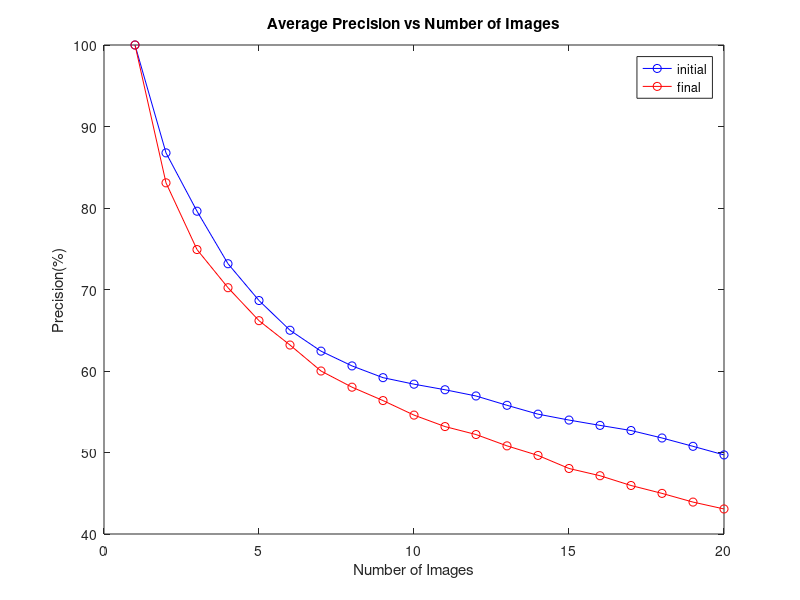
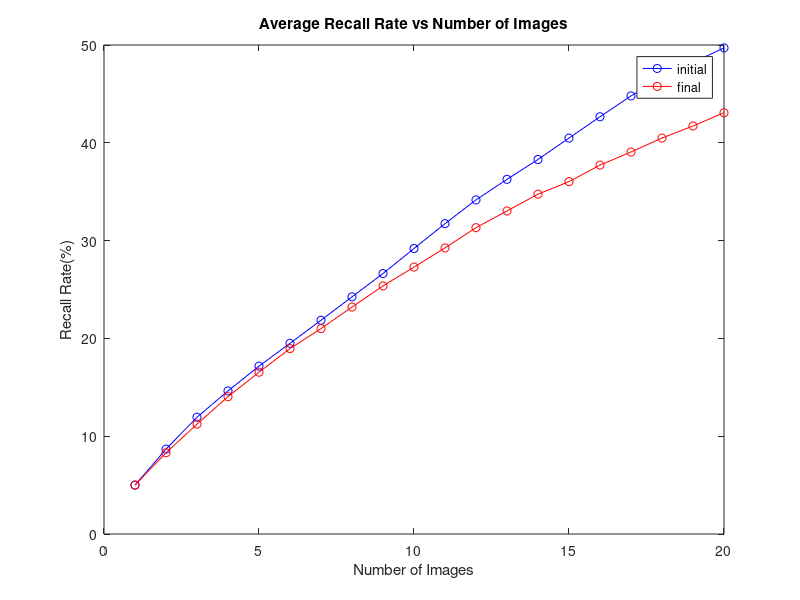
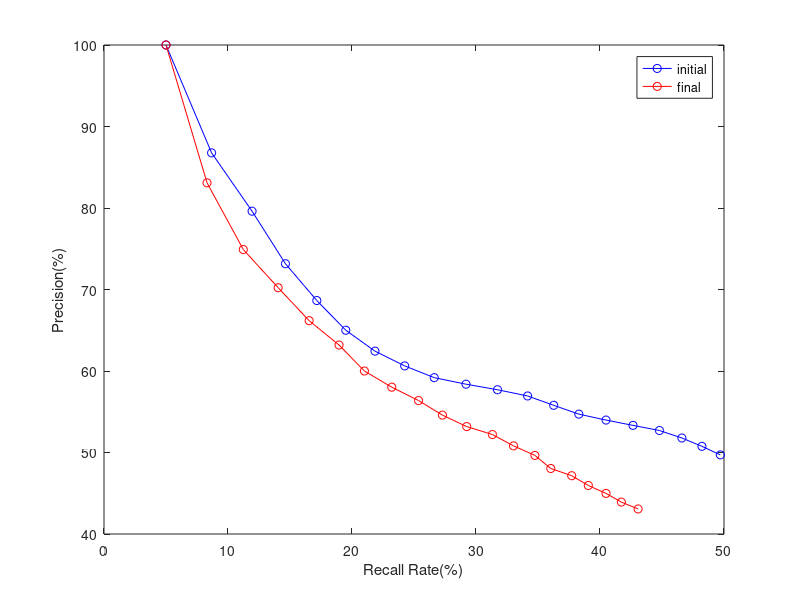

The MATLAB script that drew these images, in order:
close all; clear; clc;
tic

working_path = 'D:\Documents\MATLAB\DI&VP\Assignment';
cd(working_path);
addpath(pwd);

load('old_database_cbir.mat','database');
databaseOld = database;
load('new2_database_cbir.mat','database');
databaseNew = database;


total_prec_old = zeros(340,20);
total_rec_old = zeros(340,20);
total_prec_new = zeros(340,20);
total_rec_new = zeros(340,20);

for z = 1:340
    total_prec_old(z,:) = databaseOld(z).precision;
    total_rec_old(z,:) = databaseOld(z).recall_rate; 
    
    total_prec_new(z,:) = databaseNew(z).precision;
    total_rec_new(z,:) = databaseNew(z).recall_rate;
end


total_prec_old = total_prec_old*100;
total_rec_old = total_rec_old*100;
total_prec_new = total_prec_new*100;
total_rec_new = total_rec_new*100;

average_prec_old = mean(total_prec_old);
average_rec_old = mean(total_rec_old);

average_prec_new = mean(total_prec_new);
average_rec_new = mean(total_rec_new);


num_Images = 1:20;
figure('Name', 'Average Precision vs Num_images','NumberTitle','off');
plot(num_Images, average_prec_old, 'b-o', num_Images, average_prec_new, 'r-o');
title('Average Precision vs Number of Images')
xlabel('Number of Images')
ylabel('Precision(%)')
legend('initial','final')

figure('Name', 'Average Recall Rate vs Num_Images','NumberTitle','off');
plot(num_Images, average_rec_old, 'b-o', num_Images, average_rec_new, 'r-o');
title('Average Recall Rate vs Number of Images')
xlabel('Number of Images')
ylabel('Recall Rate(%)')
legend('initial','final')

figure('Name', 'Average Precision vs Average Recall Rate','NumberTitle','off');
plot(average_rec_old, average_prec_old, 'b-o', average_rec_new, average_prec_new, 'r-o');
xlabel('Recall Rate(%)')
ylabel('Precision(%)')
legend('initial','final')


toc
